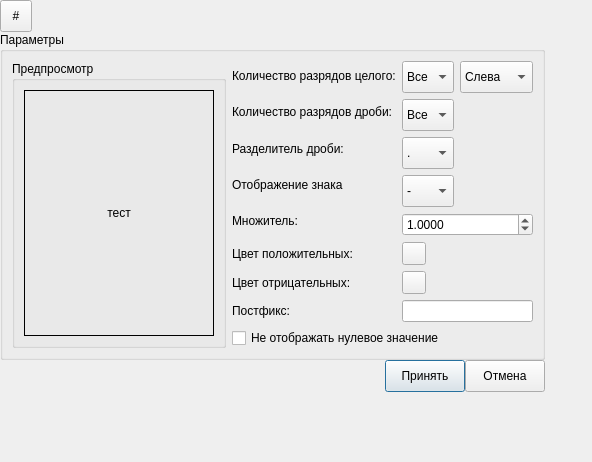
<?xml version="1.0" encoding="UTF-8"?>
<ui version="4.0">
 <class>NumFormat</class>
 <widget class="QDialog" name="NumFormat">
  <property name="geometry">
   <rect>
    <x>0</x>
    <y>0</y>
    <width>592</width>
    <height>462</height>
   </rect>
  </property>
  <property name="windowTitle">
   <string>Формат значения</string>
  </property>
  <layout class="QGridLayout" name="gridLayout_8">
   <property name="leftMargin">
    <number>0</number>
   </property>
   <property name="topMargin">
    <number>0</number>
   </property>
   <property name="rightMargin">
    <number>0</number>
   </property>
   <property name="bottomMargin">
    <number>0</number>
   </property>
   <property name="spacing">
    <number>0</number>
   </property>
   <item row="0" column="0">
    <layout class="QGridLayout" name="gridLayout_7">
     <item row="0" column="0">
      <widget class="QToolButton" name="btnswitch2signview">
       <property name="minimumSize">
        <size>
         <width>32</width>
         <height>32</height>
        </size>
       </property>
       <property name="maximumSize">
        <size>
         <width>32</width>
         <height>32</height>
        </size>
       </property>
       <property name="text">
        <string>#</string>
       </property>
      </widget>
     </item>
     <item row="0" column="1">
      <widget class="FontWidget" name="fontwidget" native="true"/>
     </item>
     <item row="1" column="0" colspan="2">
      <widget class="QGroupBox" name="groupBox_2">
       <property name="title">
        <string>Параметры</string>
       </property>
       <layout class="QGridLayout" name="gridLayout_6">
        <item row="0" column="0">
         <widget class="QGroupBox" name="groupBox">
          <property name="minimumSize">
           <size>
            <width>0</width>
            <height>140</height>
           </size>
          </property>
          <property name="title">
           <string>Предпросмотр</string>
          </property>
          <layout class="QGridLayout" name="gridLayout_5">
           <item row="0" column="0">
            <widget class="ClickLabel" name="lbltest">
             <property name="minimumSize">
              <size>
               <width>190</width>
               <height>0</height>
              </size>
             </property>
             <property name="frameShape">
              <enum>QFrame::Box</enum>
             </property>
             <property name="text">
              <string>тест</string>
             </property>
             <property name="alignment">
              <set>Qt::AlignCenter</set>
             </property>
            </widget>
           </item>
          </layout>
         </widget>
        </item>
        <item row="0" column="1">
         <layout class="QGridLayout" name="gridLayout_3">
          <item row="3" column="0">
           <widget class="QLabel" name="label_7">
            <property name="sizePolicy">
             <sizepolicy hsizetype="Expanding" vsizetype="Preferred">
              <horstretch>0</horstretch>
              <verstretch>0</verstretch>
             </sizepolicy>
            </property>
            <property name="text">
             <string>Отображение знака</string>
            </property>
           </widget>
          </item>
          <item row="5" column="0">
           <widget class="QLabel" name="label_5">
            <property name="sizePolicy">
             <sizepolicy hsizetype="Expanding" vsizetype="Preferred">
              <horstretch>0</horstretch>
              <verstretch>0</verstretch>
             </sizepolicy>
            </property>
            <property name="text">
             <string>Цвет положительных:</string>
            </property>
           </widget>
          </item>
          <item row="0" column="0">
           <widget class="QLabel" name="label">
            <property name="sizePolicy">
             <sizepolicy hsizetype="Expanding" vsizetype="Preferred">
              <horstretch>0</horstretch>
              <verstretch>0</verstretch>
             </sizepolicy>
            </property>
            <property name="text">
             <string>Количество разрядов целого:</string>
            </property>
           </widget>
          </item>
          <item row="6" column="0">
           <widget class="QLabel" name="label_6">
            <property name="sizePolicy">
             <sizepolicy hsizetype="Expanding" vsizetype="Preferred">
              <horstretch>0</horstretch>
              <verstretch>0</verstretch>
             </sizepolicy>
            </property>
            <property name="text">
             <string>Цвет отрицательных:</string>
            </property>
           </widget>
          </item>
          <item row="1" column="0">
           <widget class="QLabel" name="label_2">
            <property name="sizePolicy">
             <sizepolicy hsizetype="Expanding" vsizetype="Preferred">
              <horstretch>0</horstretch>
              <verstretch>0</verstretch>
             </sizepolicy>
            </property>
            <property name="text">
             <string>Количество разрядов дроби:</string>
            </property>
           </widget>
          </item>
          <item row="0" column="1" rowspan="5">
           <layout class="QGridLayout" name="gridLayout">
            <item row="0" column="0">
             <widget class="QComboBox" name="cmbintcount">
              <property name="minimumSize">
               <size>
                <width>0</width>
                <height>32</height>
               </size>
              </property>
              <property name="currentIndex">
               <number>0</number>
              </property>
              <item>
               <property name="text">
                <string>Все</string>
               </property>
              </item>
              <item>
               <property name="text">
                <string>0</string>
               </property>
              </item>
              <item>
               <property name="text">
                <string>1</string>
               </property>
              </item>
              <item>
               <property name="text">
                <string>2</string>
               </property>
              </item>
              <item>
               <property name="text">
                <string>3</string>
               </property>
              </item>
              <item>
               <property name="text">
                <string>4</string>
               </property>
              </item>
              <item>
               <property name="text">
                <string>5</string>
               </property>
              </item>
             </widget>
            </item>
            <item row="0" column="1">
             <widget class="QComboBox" name="cmbintmode">
              <property name="minimumSize">
               <size>
                <width>0</width>
                <height>32</height>
               </size>
              </property>
              <property name="currentIndex">
               <number>0</number>
              </property>
              <item>
               <property name="text">
                <string>Слева</string>
               </property>
              </item>
              <item>
               <property name="text">
                <string>Справа</string>
               </property>
              </item>
             </widget>
            </item>
            <item row="1" column="0">
             <widget class="QComboBox" name="cmbfractcount">
              <property name="minimumSize">
               <size>
                <width>0</width>
                <height>32</height>
               </size>
              </property>
              <property name="currentIndex">
               <number>0</number>
              </property>
              <item>
               <property name="text">
                <string>Все</string>
               </property>
              </item>
              <item>
               <property name="text">
                <string>Нет</string>
               </property>
              </item>
              <item>
               <property name="text">
                <string>1</string>
               </property>
              </item>
              <item>
               <property name="text">
                <string>2</string>
               </property>
              </item>
              <item>
               <property name="text">
                <string>3</string>
               </property>
              </item>
              <item>
               <property name="text">
                <string>4</string>
               </property>
              </item>
              <item>
               <property name="text">
                <string>5</string>
               </property>
              </item>
             </widget>
            </item>
            <item row="2" column="0">
             <widget class="QComboBox" name="cmbsepmode">
              <property name="minimumSize">
               <size>
                <width>0</width>
                <height>32</height>
               </size>
              </property>
              <property name="currentIndex">
               <number>0</number>
              </property>
              <item>
               <property name="text">
                <string>.</string>
               </property>
              </item>
              <item>
               <property name="text">
                <string>,</string>
               </property>
              </item>
              <item>
               <property name="text">
                <string>нет</string>
               </property>
              </item>
             </widget>
            </item>
            <item row="2" column="1">
             <spacer name="horizontalSpacer">
              <property name="orientation">
               <enum>Qt::Horizontal</enum>
              </property>
              <property name="sizeHint" stdset="0">
               <size>
                <width>40</width>
                <height>20</height>
               </size>
              </property>
             </spacer>
            </item>
            <item row="3" column="0">
             <widget class="QComboBox" name="cmbsignmode">
              <property name="minimumSize">
               <size>
                <width>0</width>
                <height>32</height>
               </size>
              </property>
              <property name="currentIndex">
               <number>0</number>
              </property>
              <item>
               <property name="text">
                <string>-</string>
               </property>
              </item>
              <item>
               <property name="text">
                <string>+/-</string>
               </property>
              </item>
              <item>
               <property name="text">
                <string>Нет</string>
               </property>
              </item>
             </widget>
            </item>
            <item row="4" column="0" colspan="2">
             <widget class="QDoubleSpinBox" name="spinfactor">
              <property name="decimals">
               <number>4</number>
              </property>
              <property name="minimum">
               <double>0.000100000000000</double>
              </property>
              <property name="maximum">
               <double>10000.000000000000000</double>
              </property>
              <property name="singleStep">
               <double>0.100000000000000</double>
              </property>
              <property name="value">
               <double>1.000000000000000</double>
              </property>
             </widget>
            </item>
           </layout>
          </item>
          <item row="4" column="0">
           <widget class="QLabel" name="label_8">
            <property name="sizePolicy">
             <sizepolicy hsizetype="Expanding" vsizetype="Preferred">
              <horstretch>0</horstretch>
              <verstretch>0</verstretch>
             </sizepolicy>
            </property>
            <property name="text">
             <string>Множитель:</string>
            </property>
           </widget>
          </item>
          <item row="5" column="1" rowspan="2">
           <layout class="QGridLayout" name="gridLayout_2">
            <item row="0" column="0">
             <widget class="ColorButton" name="btnpluscolor">
              <property name="maximumSize">
               <size>
                <width>1111111</width>
                <height>32</height>
               </size>
              </property>
             </widget>
            </item>
            <item row="0" column="1" rowspan="2">
             <spacer name="horizontalSpacer_3">
              <property name="orientation">
               <enum>Qt::Horizontal</enum>
              </property>
              <property name="sizeHint" stdset="0">
               <size>
                <width>88</width>
                <height>20</height>
               </size>
              </property>
             </spacer>
            </item>
            <item row="1" column="0">
             <widget class="ColorButton" name="btnminuscolor">
              <property name="maximumSize">
               <size>
                <width>1111111</width>
                <height>32</height>
               </size>
              </property>
             </widget>
            </item>
           </layout>
          </item>
          <item row="2" column="0">
           <widget class="QLabel" name="label_4">
            <property name="sizePolicy">
             <sizepolicy hsizetype="Expanding" vsizetype="Preferred">
              <horstretch>0</horstretch>
              <verstretch>0</verstretch>
             </sizepolicy>
            </property>
            <property name="text">
             <string>Разделитель дроби:</string>
            </property>
           </widget>
          </item>
          <item row="7" column="0">
           <widget class="QLabel" name="label_3">
            <property name="text">
             <string>Постфикс:</string>
            </property>
           </widget>
          </item>
          <item row="7" column="1">
           <widget class="QLineEdit" name="lepostfix"/>
          </item>
          <item row="8" column="0" colspan="2">
           <widget class="QCheckBox" name="checkzerohide">
            <property name="text">
             <string>Не отображать нулевое значение</string>
            </property>
           </widget>
          </item>
         </layout>
        </item>
       </layout>
      </widget>
     </item>
     <item row="2" column="0" colspan="2">
      <layout class="QGridLayout" name="gridLayout_4">
       <item row="0" column="0">
        <spacer name="horizontalSpacer_2">
         <property name="orientation">
          <enum>Qt::Horizontal</enum>
         </property>
         <property name="sizeHint" stdset="0">
          <size>
           <width>358</width>
           <height>20</height>
          </size>
         </property>
        </spacer>
       </item>
       <item row="0" column="1">
        <widget class="QPushButton" name="btnok">
         <property name="minimumSize">
          <size>
           <width>0</width>
           <height>32</height>
          </size>
         </property>
         <property name="text">
          <string>Принять</string>
         </property>
        </widget>
       </item>
       <item row="0" column="2">
        <widget class="QPushButton" name="btnno">
         <property name="minimumSize">
          <size>
           <width>0</width>
           <height>32</height>
          </size>
         </property>
         <property name="text">
          <string>Отмена</string>
         </property>
        </widget>
       </item>
      </layout>
     </item>
    </layout>
   </item>
   <item row="0" column="1">
    <spacer name="horizontalSpacer_4">
     <property name="orientation">
      <enum>Qt::Horizontal</enum>
     </property>
     <property name="sizeHint" stdset="0">
      <size>
       <width>5</width>
       <height>20</height>
      </size>
     </property>
    </spacer>
   </item>
   <item row="1" column="0">
    <spacer name="verticalSpacer_2">
     <property name="orientation">
      <enum>Qt::Vertical</enum>
     </property>
     <property name="sizeHint" stdset="0">
      <size>
       <width>20</width>
       <height>2</height>
      </size>
     </property>
    </spacer>
   </item>
  </layout>
 </widget>
 <customwidgets>
  <customwidget>
   <class>ClickLabel</class>
   <extends>QLabel</extends>
   <header location="global">meteo/commons/ui/custom/clicklabel.h</header>
  </customwidget>
  <customwidget>
   <class>FontWidget</class>
   <extends>QWidget</extends>
   <header location="global">meteo/commons/ui/custom/fontwidget.h</header>
  </customwidget>
  <customwidget>
   <class>ColorButton</class>
   <extends>QToolButton</extends>
   <header location="global">meteo/commons/ui/custom/colorbtn.h</header>
  </customwidget>
 </customwidgets>
 <resources/>
 <connections/>
</ui>
